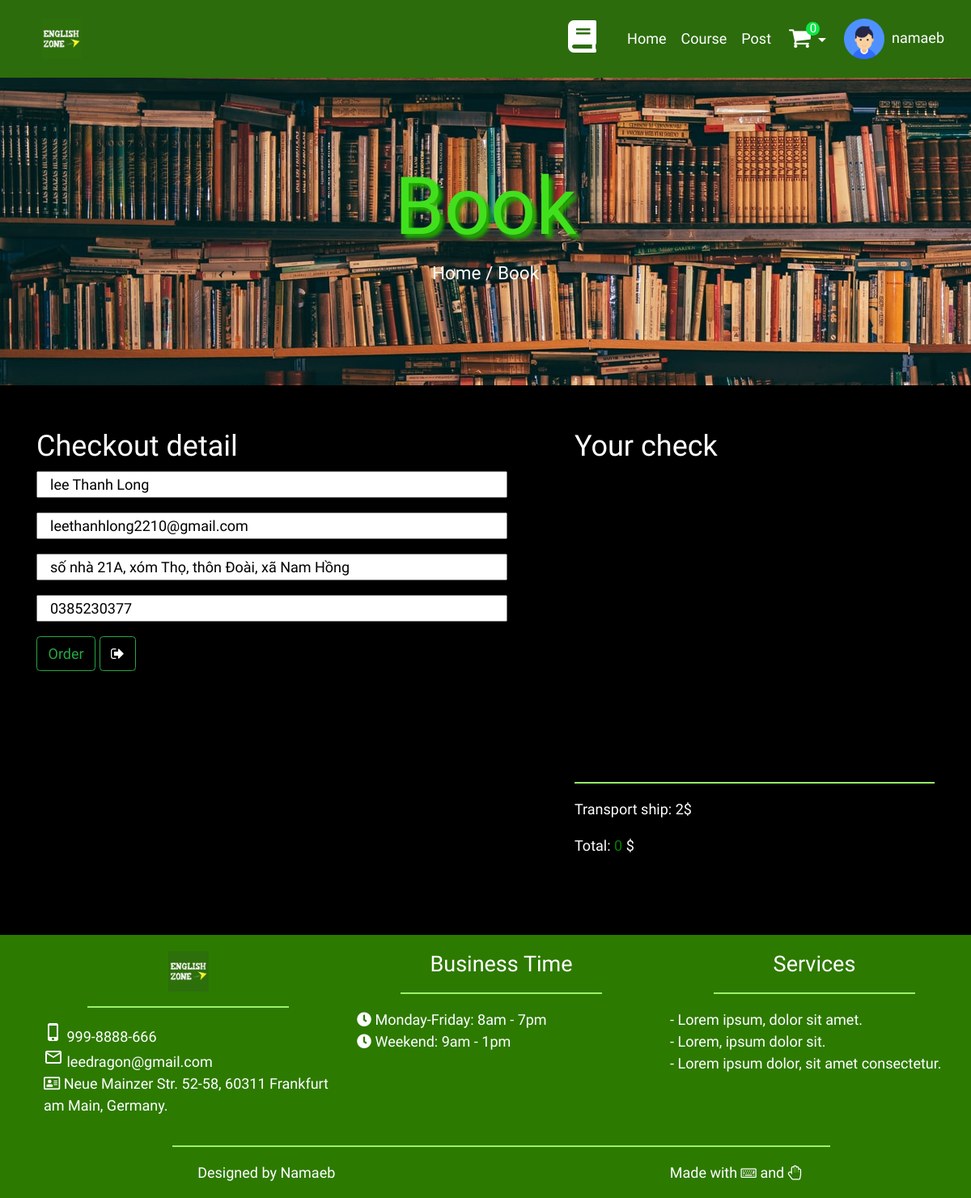
Page /book.php?module=checkout (signed in) on the committed database.
### tables this page shows
CREATE TABLE `tbl_client` (
  `client_id` int(11) NOT NULL,
  `username` varchar(255) NOT NULL,
  `password` varchar(255) NOT NULL,
  `fullname` varchar(50) DEFAULT NULL,
  `email` varchar(255) NOT NULL,
  `address` varchar(255) DEFAULT NULL,
  `phonenumber` varchar(13) DEFAULT NULL,
  `client_img` varchar(250) DEFAULT './images/default-user.png',
  `about` varchar(250) DEFAULT 'about a client of engzone',
  `createdate` date NOT NULL DEFAULT current_timestamp(),
  `school` varchar(50) NOT NULL DEFAULT 'namaeb de creative',
  `grade` int(11) NOT NULL DEFAULT 1,
  `rank_id` int(11) NOT NULL DEFAULT 5,
  `status` bit(1) NOT NULL DEFAULT b'1',
  `code` mediumint(50) NOT NULL
);

### book.php (the view, shortened to what this page needs)
<?php
  include("connection.php");
  $login = false;
  $username = false;
  if(isset($_SESSION['login'])){
  	$login = true;
  	$username = true;
  }
$mysqli = mysqli_connect('localhost', 'root', '', 'engzone');
if ($stmt = $mysqli->prepare('SELECT * FROM tbl_book WHERE status_book = 1 ORDER BY book_id DESC LIMIT ?,?')) {
?>
<!DOCTYPE html>
<html>
<head>
	<link rel="stylesheet" type="text/css" href="./css/book.css">
	<link rel="stylesheet" href="css/fontawesome/css/all.css">
	<link rel="stylesheet" href="css/fontawesome/css/fontawesome.min.css">
	<link rel="stylesheet" href="https://cdnjs.cloudflare.com/ajax/libs/font-awesome/4.7.0/css/font-awesome.min.css">
	<link rel="stylesheet" href="https://maxcdn.bootstrapcdn.com/bootstrap/4.0.0/css/bootstrap.min.css">
</head>
<body>
	<nav class="navbar navbar-expand-md sticky-top animated fadeInDown">
		<div class="container-fluid">
			<a href="index.php" class="navbar-branch nav-link">
				<img src="images/53278904_2601150810111427_5858780672478412800_n.jpg" alt="" width="50px">
			</a>
			<div class="collapse navbar-collapse" id="navbarResponsive">
				<ul class="navbar-nav ml-auto">
					<a href="book.php" style="margin-right: 29px;"><li class="fas fa-book"></li></a>
					<li class="nav-item"><a href="index.php" class="nav-link">Home</a></li>
					<li class="nav-item"><a href="course.php" class="nav-link">Course</a></li>
					<li class="nav-item"><a href="post.php" class="nav-link">Post</a></li>
					<li class="nav-item">
						<div class="cart dropdown">
							<?php
								$book_qty=0;
							?>
							<a href="" class="dropdown-toggle" role="button" data-toggle="dropdown">
						    	<i class="fa fa-shopping-cart"></i>
						    	<span class="nb" id="book_qty"><?php echo $book_qty ?></span>
						    </a>
					    </div>
					</li>
				</ul>
			</div>
			<?php
	 			if($username){
	 				$currentUser = $_SESSION["username"];
					$selectClient = "SELECT * FROM tbl_client WHERE username ='$currentUser'";
					$result = mysqli_query($conn, $selectClient);
					$row = mysqli_fetch_assoc($result);
	 			}
				if($login){
					echo '
						<div class="admin-profile">
							<ul class=" navbar-nav align-items-center d-none d-md-flex">
					          <li class="nav-item dropdown">
					            <a class="nav-link pr-0" href="#" role="button" data-toggle="dropdown" aria-haspopup="true" aria-expanded="false">
					              <div class="media align-items-center">
					                <span class="avatar avatar-sm rounded-circle">
					                  <img alt="" src="'.$row["client_img"].'" width="50px">
					                </span>
					                <div class="media-body ml-2 d-none d-lg-block">
					                    <p>'.$row["username"].'</p>
					                </div>
					              </div>
					            </a>
					            <div class="dropdown-menu dropdown-menu-arrow dropdown-menu-right">
					              <div class=" dropdown-header noti-title">
					                <h6 class="text-overflow m-0">Hellou !</h6>
					              </div>
					              <a href="index.php?module=client-profile&client_id='.$row["client_id"].'" class="dropdown-item">
					                <i class="ni ni-single-02"></i>
					                <span>My profile</span>
					              </a>
					              <a href="book.php?module=shoppingcart" class="dropdown-item">
					                <i class="ni ni-calendar-grid-58"></i>
					                <span>My cart</span>
					              </a>
					              <a href="facebook.com" class="dropdown-item">
					                <i class="ni ni-support-16"></i>
					                <span>Help</span>
					              </a>
					              <div class="dropdown-divider"></div>
					              <a href="index.php?module=logout" class="dropdown-item">
					                <i class="ni ni-user-run"></i>
					                <span>Log out</span>
					              </a>
					            </div>
					          </li>
					        </ul>
						</div>
					';
				} else{
					echo '
						<div class="nav-item"><button class="btn btn-outline-light btn-md"><a href="login.php" style="text-decoration: none;">Try it for free!</a></button>
						</div>
					';
				}
			 ?>
		</div>
	</nav>
	<div class="main-book">
		<div class="book-header" style="background: url('images/alfons-morales-YLSwjSy7stw-unsplash.jpg') no-repeat !important;">
			<div class="container-fluid padding">
				<div class="row text-center padding">
					<div class="col-12">
						<h1 class="display-2">Book</h1>
						<h5>Home / Book</h5>
					</div>
				</div>
			</div>
		</div>
		<?php
		if (isset($_GET["module"])) {
			$file = "module/".$_GET["module"].".php";
				include($file);
			} else{
				include("module/book-main.php");
			}
		?>
	</div>
	<footer>
		<div class="container-fluid pl-5">
			<div class="row text-center">
				<div class="col-md-4">
					<img src="images/53278904_2601150810111427_5858780672478412800_n.jpg" alt="" width="50px">
					<hr class="dark">
					<p class="text-left">
						<i class="material-icons">phone_iphone</i>  999-8888-666<br>
						<i class="material-icons">mail_outline</i>  leedragon@gmail.com<br>
						<i class="far fa-address-card"></i>  Neue Mainzer Str. 52-58, 60311 Frankfurt am Main, Germany.
					</p>
				</div>
				<div class="col-md-4 business-time">
					<h4>Business Time</h4>
					<hr class="dark">
					<p class="text-left">
						<i class="fas fa-clock"></i>  Monday-Friday: 8am - 7pm<br>
						<i class="fas fa-clock"></i>  Weekend: 9am - 1pm
					</p>
				</div>
				<div class="col-md-4 service">
					<h4>Services</h4>
					<hr class="dark">
					<p class="text-left">
						- Lorem ipsum, dolor sit amet.<br>
						- Lorem, ipsum dolor sit.<br>
						- Lorem ipsum dolor, sit amet consectetur.
					</p>
				</div>
				<hr class="dark">
				<div class="col-6"><p>Designed by Namaeb</p></div>
				<div class="col-6"><p>Made with <i class="fa fa-keyboard-o"></i> and <i class="fa fa-hand-stop-o"></i></p></div>
			</div>
		</div>
	</footer>
</body>
</html>
<?php
}
?>

### module/checkout.php (shortened to what this page needs)
<div class="container pt-5">
	<div class="row justify-content-center">
		<div class="col-12 col-xs-12 col-sm-12 col-md-7 col-lg-7 checkout-detail">
			<h2>Checkout detail</h2>
			<form action="" method="post">
				<div class="form-group">
					<input type="text" class="col-md-11" id="client_name" name="client_name" placeholder="Type your name" value="<?php echo $row["fullname"] ?>">
				</div>
				<div class="form-group">
					<input type="text" class="col-md-11" id="email" name="email" placeholder="Type your email" value="<?php echo $row["email"] ?>">
				</div>
				<div class="form-group">
					<input type="text" class="col-md-11" id="address" name="address" placeholder="Type your address" value="<?php echo $row["address"] ?>">
				</div>
				<div class="form-group">
					<input type="text" class="col-md-11" id="phonenumber" name="phonenumber" placeholder="Type your phone number" value="<?php echo $row["phonenumber"] ?>">
				</div>
				<button type="submit" class="btn btn-outline-success" name="addNew" id="checkoutBtn" >
					Order
				</button>
				<a href="book.php" class="btn btn-outline-success"><i class="fa fa-sign-out"></i></a>
			</form>
		</div>
		<div class="col-12 col-xs-12 col-sm-12 col-md-5 col-lg-5 your-check">
			<h2>Your check</h2>
			<div class="check-list">
			</div>
			<hr class="light">
			<div class="total-pricee">
				<div class="transport-ship">
					<p>Transport ship: 2$</p>
				</div>
				<?php
					$total=0;
				?>
				<div class="price">
					<p>Total: <span class="text-right"><label id="total"><?php echo number_format($total,0,",","."); ?></label> $</span></p>
				</div>
			</div>
		</div>
	</div>
</div>

### css/book.css (style rules this page uses)
html, body { width: 100%; height: 100%; font-family: 'Sigmar One', cursive !important; font-size: 18px; background-color: rgb(0,0,0) !important; }
.navbar { background-color: #2c6c0c; }
.nav-item a { text-decoration: none; color: white !important; }
.fa-book { font-size: 40px; color: white; }
.main-book { color: white; }
.main-book a { text-decoration: none !important; color: white; }
.book-header { background-size: 100%; height: 380px; vertical-align: middle; }
.book-header .col-12 { margin-top: 100px; }
.book-header .display-2 { color: #41e01d ; text-shadow: 5px 5px 4px #20a802; }
.book-header .col-12 h5 { color: white; }
.cart a { text-decoration: none; }
#total { color: green; }
.cart { margin: 7px 13px; }
.cart a { color: white; }
.cart i { font-size: 29px; }
.nb { margin-top: -5px; margin-left: -10px; text-align: center; line-height: 17px; width: 17px; height: 17px; background-color: #0ce846; color: #fff; border-radius: 50%; font-size: 15px; position: absolute; }
.price { display: flex; }
hr.light { border-top: 2px solid rgb(155, 242, 104); width: 100%; margin-bottom: 1rem; }
.check-list { height: 366px; overflow-y:scroll; }
.order-detail h1, h5 { color: green; }
.media { align-items: center; }
.media .media-body { margin-left: 10px; }
.media-body { margin-top: 15px; }
footer { color: white; background-color: #2d7a00; margin-top: 70px; padding-top: 20px; }
hr.dark { border-top: 2px solid rgb(155, 242, 104); width: 70%; margin-bottom: 1rem; }

### rows in the picture
tbl_client: client_img (placeholder picture), username "namaeb", client_name "lee Thanh Long", email "leethanhlong2210@gmail.com", address "số nhà 21A, xóm Thọ, thôn Đoài, xã Nam Hồng", phonenumber "0385230377"

### other values in the picture
$book_qty "0"
$total "0"
